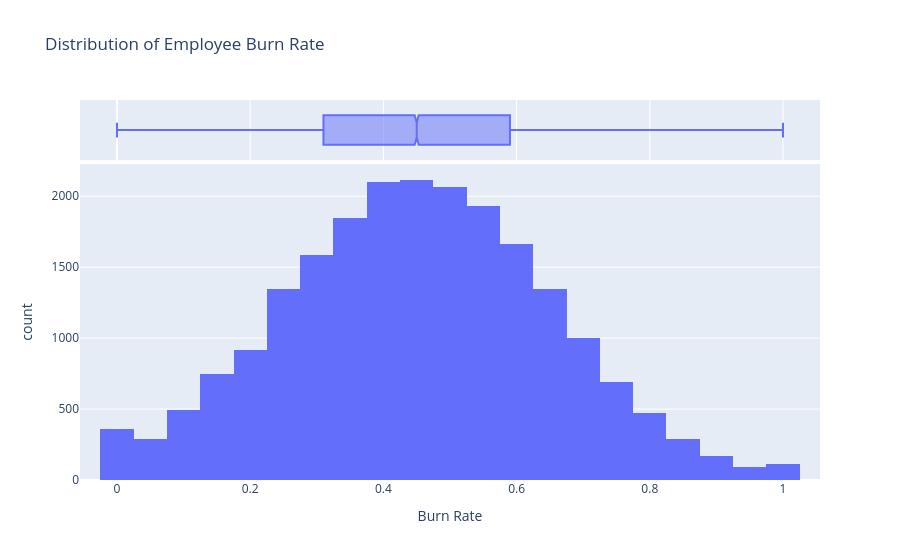

Notebook cell for this chart:
### Code cell
fig = px.histogram(
    eda_df,
    x="Burn_Rate",
    nbins=40,
    marginal="box",
    title="Distribution of Employee Burn Rate",
    labels={"Burn_Rate": "Burn Rate"}
)
fig.show()

### Figure 1 — Plotly figure (JSON) as saved in the notebook; plotly's stock layout.template omitted (floating-point values rounded to 4 significant figures; data arrays with more than 128 entries replaced by an {"elided": "..."} marker saying what was removed)
{"data": [{"bingroup": "x", "hovertemplate": "Burn Rate=%{x}<br>count=%{y}<extra></extra>", "legendgroup": "", "marker": {"color": "#636efa", "pattern": {"shape": ""}}, "name": "", "nbinsx": 40, "orientation": "v", "showlegend": false, "type": "histogram", "x": {"elided": "21626 float values"}, "xaxis": "x", "yaxis": "y"}, {"hovertemplate": "Burn Rate=%{x}<extra></extra>", "legendgroup": "", "marker": {"color": "#636efa"}, "name": "", "notched": true, "showlegend": false, "type": "box", "x": {"elided": "21626 float values"}, "xaxis": "x2", "yaxis": "y2"}], "layout": {"barmode": "relative", "legend": {"tracegroupgap": 0}, "title": {"text": "Distribution of Employee Burn Rate"}, "xaxis": {"anchor": "y", "domain": [0, 1], "title": {"text": "Burn Rate"}}, "xaxis2": {"anchor": "y2", "domain": [0, 1], "matches": "x", "showgrid": true, "showticklabels": false}, "yaxis": {"anchor": "x", "domain": [0, 0.8316], "title": {"text": "count"}}, "yaxis2": {"anchor": "x2", "domain": [0.8416, 1], "matches": "y2", "showgrid": false, "showline": false, "showticklabels": false, "ticks": ""}}}
